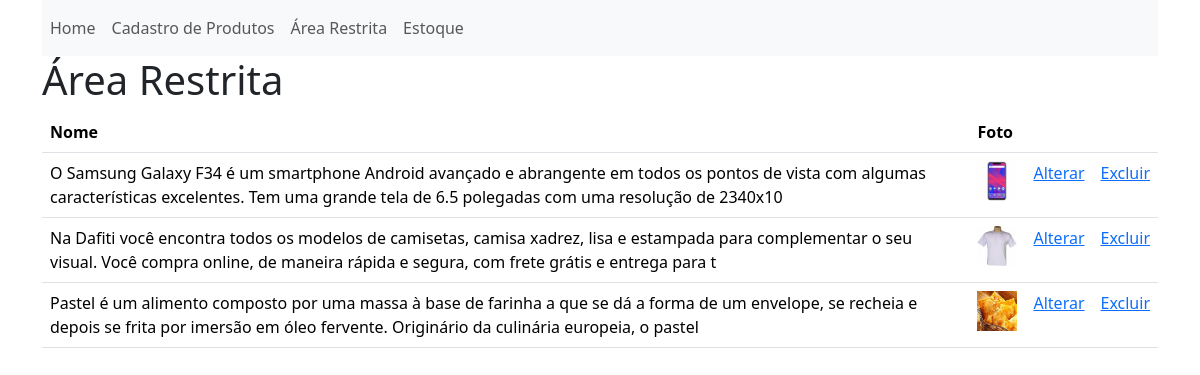
Screenshot of /index.php?link=3 with the database file from the repository.
### tables this page shows
CREATE TABLE `produtos` (
  `id` int(11) NOT NULL,
  `nome` varchar(100) DEFAULT NULL,
  `descricao` varchar(200) DEFAULT NULL,
  `custo` int(11) NOT NULL DEFAULT 0,
  `fornecedor` varchar(100) DEFAULT NULL,
  `foto` varchar(100) DEFAULT NULL,
  `categoria` varchar(100) DEFAULT NULL
);

### controller/produto_controller.php (called while the page is built, shortened)
<?php
    require_once 'service/produto_service.php';
    require_once 'conexao/conexao.php';
    @$acao = isset($_GET['acao']) ? $_GET['acao']:$acao;
    if($acao == "recuperar")
    {
    $produto = new Produto();
    $conexao = new Conexao();
    $produtoService = new ProdutoService($produto, $conexao);
    $produto = $produtoService->recuperar();
    }
?>

### conexao/conexao.php (called while the page is built, shortened)
<?php
 class Conexao{
    private $host = "localhost";
    private $dbname = "cadProduto";
    private $user = "root";
    private $pass = "";
    public function conectar()
    {
        try {
            $conexao = new PDO("mysql:host=$this->host;dbname=$this->dbname",
            "$this->user",
            "$this->pass");
            return $conexao;
        } catch (PDOException $e)
        {
            echo $e->getMessage();
        }
    }
 }
?>

### service/produto_service.php (called while the page is built, shortened)
<?php
class ProdutoService{
    private $conexao;
    public function __construct(Produto $produto, Conexao $conexao){
        $this->conexao= $conexao->conectar();
    }
    public function recuperar()
    {
        $query = 'select id, nome, descricao, custo, fornecedor, categoria, foto from produtos';
        $stmt=$this->conexao->prepare($query);
        $stmt->execute();
        return $stmt->fetchAll(PDO::FETCH_OBJ);
    }
}
?>

### produto_controller.php (called while the page is built)
<?php
    require_once 'controller/produto_controller.php';
?>

### areaRestrita.php (the view, shortened to what this page needs)
<?php
require_once 'produto_controller.php';
?>
<h1>Área Restrita </h1>
<table class="table">
    <thead>
        <tr>
            <th scope="col">Nome</th>
            <th scope="col">Foto</th>
            <th scope="col"></th>
            <th scope="col"></th>
        </tr>
    </thead>
    <?php foreach ($produto as $key => $produto) {?>
    <tbody>
        <tr>
            <td><?= $produto->descricao?></td>
            <td><img src="fotoProduto/<?= $produto->foto?>" width="40" height="40"></td>
            <td><a href="index.php?link=2&metodo=alterar&id=<?= $produto->id?>">Alterar</td>
            <td><a href="index.php?link=2&metodo=excluir&id=<?= $produto->id?>">Excluir</td>
        </tr>
    </tbody>
    <?php }?>
</table>

### rows the page displays
produtos: descricao "O Samsung Galaxy F34 é um smartphone Android avançado e abrangente em todos os pontos de vista com algumas características excelentes. Tem uma grande tela de 6.5 polegadas com uma resolução de 2340x10", foto (picture)
produtos: descricao "Na Dafiti você encontra todos os modelos de camisetas, camisa xadrez, lisa e estampada para complementar o seu visual. Você compra online, de maneira rápida e segura, com frete grátis e entrega para t", foto (picture)
produtos: descricao "Pastel é um alimento composto por uma massa à base de farinha a que se dá a forma de um envelope, se recheia e depois se frita por imersão em óleo fervente. Originário da culinária europeia, o pastel", foto (picture)
